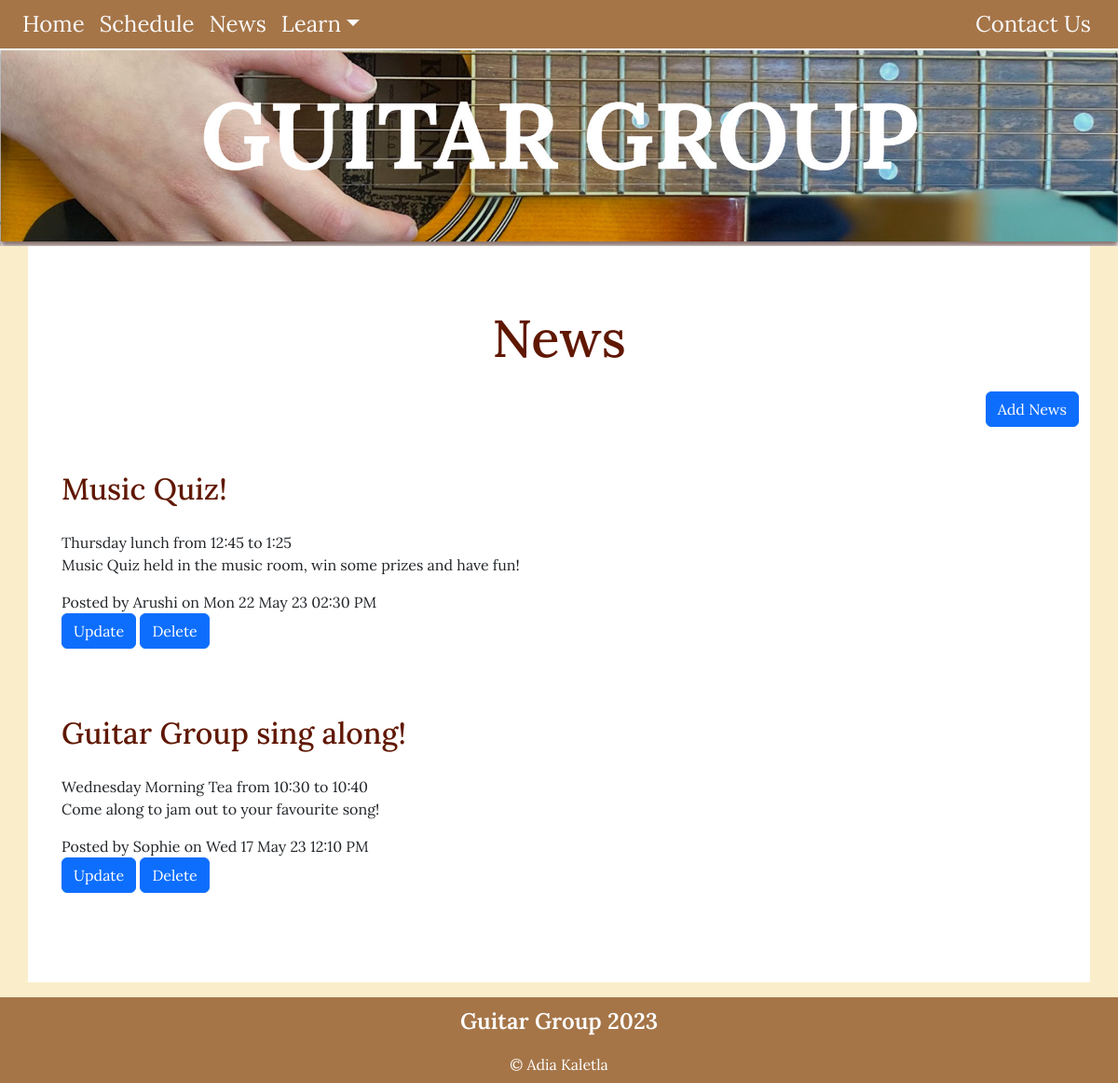
The app's page /news, older data.
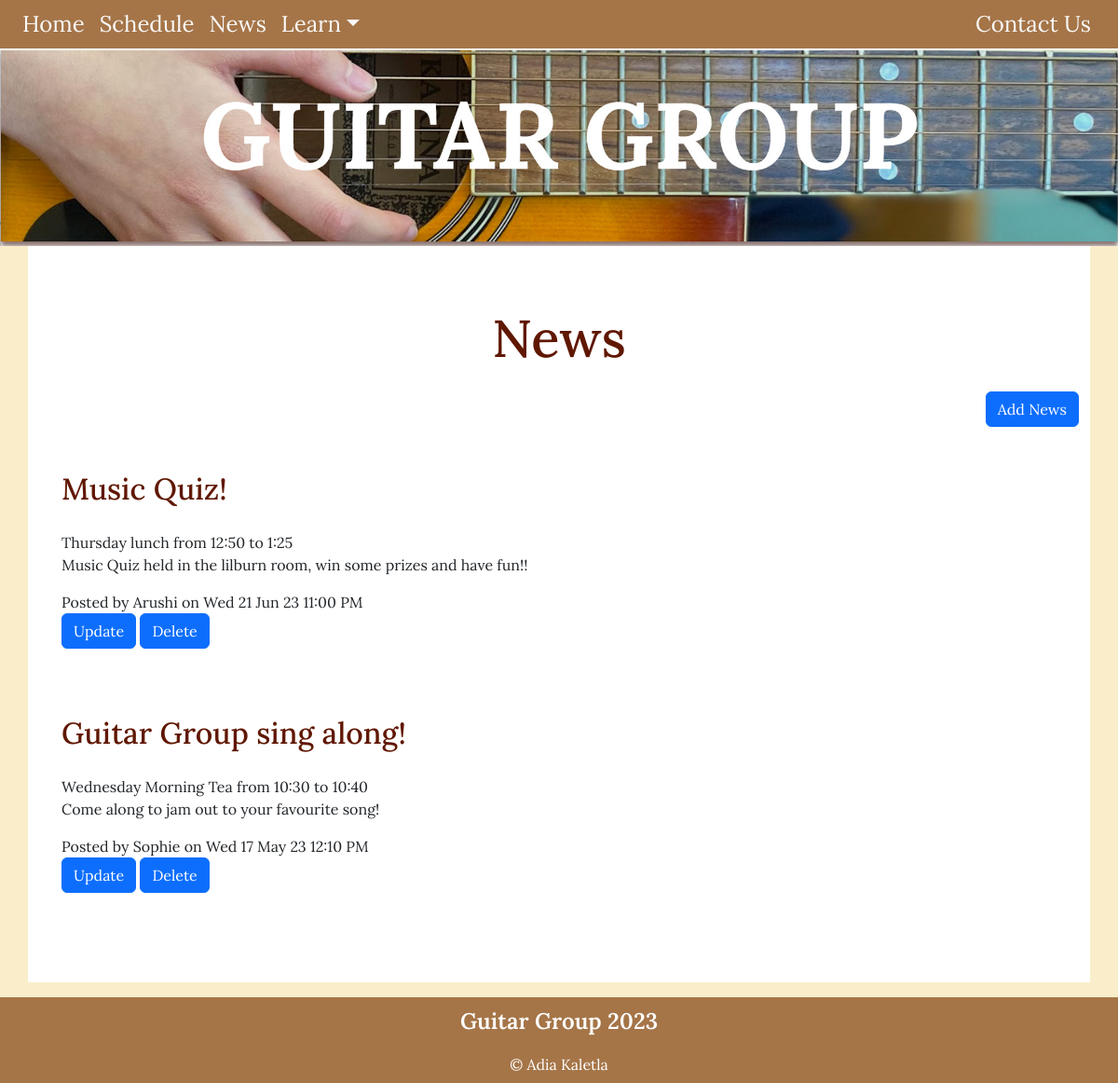
The same page, newer data.
### tables this page shows
CREATE TABLE news(
    news_id integer primary key autoincrement not null,
    title text not null unique,
    subtitle text not null unique,
    content text not null unique,
    newsdate date not null,
    member_id integer not null,
    foreign key(member_id) references member(member_id)
);

CREATE TABLE member(
    member_id integer primary key autoincrement not null,
    name text not null,
    email text not null unique,
    password text not null,
    authorisation integer not null
);

### server.py (the view)
@app.route('/news')
def news():
    sql = """select news.news_id, news.title, news.subtitle, news.content, news.newsdate, member.name
        from news
        join member on news.member_id= member.member_id
        order by news.newsdate desc;
        """
    result = run_search_query_tuples(sql, (), db_path, True)
    print(result)
    return render_template("news.html", news= result)

### db_functions.py (called while the page is built)
def run_search_query_tuples(sql_query,values_tuple, file_path, rowfactory=False):
    result = None
    try:
        db = sqlite3.connect(file_path)
        if rowfactory:
            db.row_factory = sqlite3.Row
        cursor = db.cursor()
        cursor.execute(sql_query,values_tuple)
        result = cursor.fetchall()
        cursor.close()
    except sqlite3.Error as error:
        print("Error running search query tuples: {}".format(error))
        return None
    db.close()
    if result is None:
        print("No search values were found")
    return result

### server.py (called while the page is built)
@app.template_filter()
def news_date(sqlite_dt):
    x = datetime.strptime(sqlite_dt, '%Y-%m-%d %H:%M:%S')
    return x.strftime("%a %d %b %y %I:%M %p")

### templates/news.html (shortened to what this page needs)
{% extends "layout.html" %}
{% block banner%}
static/images/mainbanner.jpg
{% endblock %}
{% block content%}
<div class="container-lg py-sm-5 py-1">
    <h1>News</h1>
    <div class="news p=4 my-4 text-end">
        <a class="btn btn-primary" href="{{ url_for('news_cud', id=0, task='add') }}">Add News</a>
    </div>
{% for row in news %}
<div class="news p-4 my-4">
    <h2> {{ row['title'] }} </h2>
        <div class="subtitle"> {{ row['subtitle'] }} </div>
        <p class="news-text"> {{ row['content'] | replace("\n", "<br>") | safe}} </p>
        <div class="news-meta">Posted by {{ row['name'] }} on {{row['newsdate'] | news_date }} </div>
        <div class="news-meta">
            <a class="btn btn-primary" href="{{ url_for('news_cud', id=row['news_id'], task='update') }}">Update</a>
            <a class="btn btn-primary" href="{{ url_for('news_cud', id=row['news_id'], task='delete') }}">Delete</a>
        </div>
</div>
{% endfor %}
</div>
{% endblock %}

### templates/layout.html (shortened to what this page needs)
<!DOCTYPE html>
<html lang="eng">
<head>
<link href="https://cdn.jsdelivr.net/npm/bootstrap@5.2.3/dist/css/bootstrap.min.css" rel="stylesheet">
<link rel="stylesheet" href="static/styles.css">
</head>
<body>
<div class="container-fluid">
<nav class="navbar navbar-expand-lg px-3 py-0 fixed-top">
    <div class="collapse navbar-collapse" id="collapsibleNavbar">
      <ul class="navbar-nav">
        <li class="nav-item">
          <a class="nav-link" href="{{ url_for('index') }}">Home</a>
        </li>
        <li class="nav-item">
          <a class="nav-link" href="{{ url_for('schedule') }}">Schedule</a>
        </li>
          <li class="nav-item">
          <a class="nav-link" href="{{ url_for('news') }}">News</a>
        </li>
        <li class="nav-item dropdown">
          <a class="nav-link dropdown-toggle" href="{{ url_for('learn') }}" role="button" data-bs-toggle="dropdown">Learn</a>
        </li>
      </ul>
<div class="ms-auto"><a class="nav-link btn btn-outline" href="{{ url_for('index') }}#loginform"> Contact Us </a></div>
    </div>
</nav>
    <div class=banner_adjust>
     <img class="img-fluid" src="{% block banner %}{% endblock %}">
    </div>
    </div>
{% block content %}
{% endblock %}
<footer class="container-fluid footer-content">
        <p> Guitar Group 2023 </p>
        <div>&copy; Adia Kaletla </div>
</footer>
</body>
</html>

### static/styles.css (style rules this page uses)
:root { --dutch-white: rgb(250, 237, 202); --charcol: rgb(54, 70, 82); --chamoisee: rgb(165, 117, 72); --black-bean: rgb(43, 5, 4); --blood-red: rgb(96, 23, 0); }
body { font-family: 'Lora', sans-serif; font-size: 100%; background-color: var(--dutch-white); }
h1 { font-size: 3.5em; color:var(--blood-red); text-align: center; font-weight: 500; margin: 0.3em; }
h2 { font-size: 2em; color:var(--blood-red); text-align: left; font-weight: 500; margin-bottom: 0.8em; }
.container-fluid { border: 0px solid blue; padding: 0; }
.container-lg { background-color:rgb(255,255,255); overflow: auto; }
.banner_adjust { margin-top: 3.2em; }
.navbar { --dutch-white: rgb(250, 237, 202); background-color: var(--chamoisee); border-bottom: 2px solid white; }
.nav-link { font-size: 1.5em; color:rgb(250,250,250); }
.btn-outline { padding: 0 0.5em; }
.footer-content { background-color: var(--chamoisee); text-align: center; padding: 0.5em 0 0.5em 0; color:white; margin-top: 1em; }
.footer-content p:first-child { font-weight: 600; font-size: 1.5em; }

Row changes from the older to the newer data that the page shows:
changed news "Music Quiz!": subtitle "Thursday lunch from 12:45 to 1:25" → "Thursday lunch from 12:50 to 1:25"; content "Music Quiz held in the music room, win some prizes and have fun!" → "Music Quiz held in the lilburn room, win some prizes and have fun!!"; newsdate|news_date "Mon 22 May 23 02:30 PM" → "Wed 21 Jun 23 11:00 PM"
